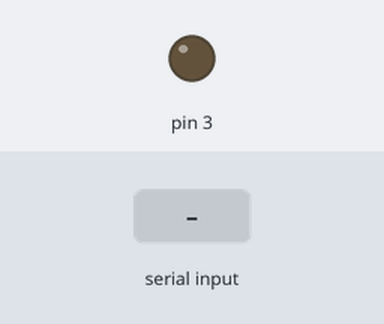
The sketch below on a simulated Arduino Uno, built with avr-gcc and run on an emulated ATmega328P. Shown: output pins drawn as LEDs (lit = HIGH). The test bench sets the inputs (shaded band). What the sketch prints to the serial monitor is not drawn.

Above: at 2.2 s.
2.3 s: "30,150;" received over Serial
At 3.0 s:
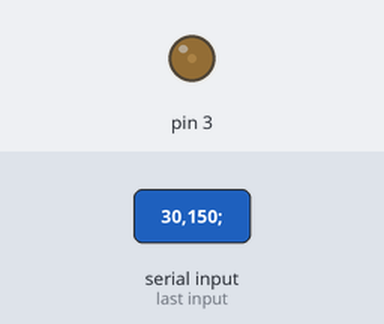
3.8 s: "200;" received over Serial
At 4.2 s:
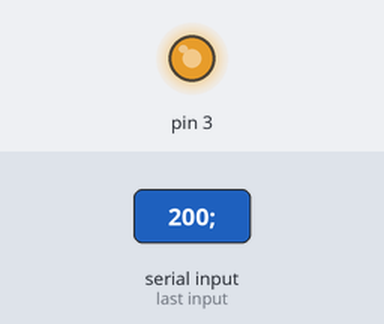
Timing chart, 0 to 6.8 s (numbered marks = the images above; inputs shaded):
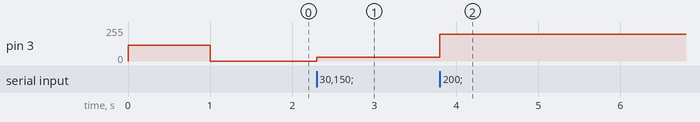

Measured:
- after the input at 2.3 s, pin 3: 0/255 → 30/255 at once
- after the input at 3.8 s, pin 3: 30/255 → 200/255 at once

The sketch:

read_serial_data.ino
```cpp
//Listen for numbers on com port and adjust lef brightness

void setup() {

//Serial speed, very important
Serial.begin(115200);

//led on pin3
pinMode(3,OUTPUT);

Serial.print("Led on\n");
analogWrite(3, 120);
Serial.print("setup Done\n");
delay(1000);
analogWrite(3, 0);
Serial.print("Led off\n");
}

void loop() {
    if (Serial.available() > 0 ) {
        //Read the message
        String msg = Serial.readStringUntil(';');
        //flush the port and wait new data
        Serial.flush();

    //Convert  the message to interger and save it to variables
    uint8_t brightness = msg.toInt();
    //update Led brightness
    analogWrite(3, brightness);
    delayMicroseconds(50);
    }
}
```
